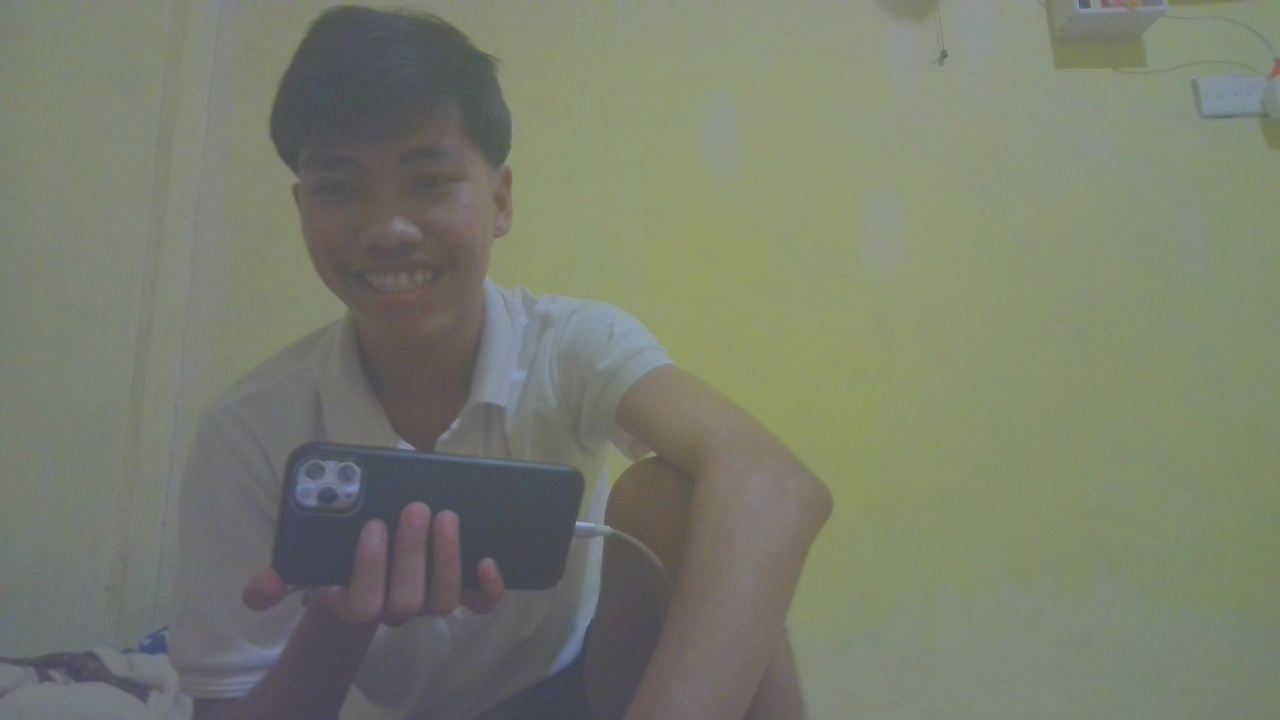
#> input picture foto_mahasiswa/mahasiswa1.jpg, 2560 x 1440 px, given in place of the camera (shown at 1/2 size)
$ python ambil_foto.py
#> lines starting #> are read from the running program, lines starting #| are printed output that depends on the picture; after the words box and inside, x2 and y2 are one past the last pixel; in counts of white or black regions, pixels touching at a corner belong together
#> further down, frame is the input picture: shape (1440, 2560, 3); mean B, G, R 109.5, 125.3, 121.3
import cv2
import os
import numpy as np

def improve_image_quality_color(bgr):
    # Reduce noise while keeping edges
    denoised = cv2.bilateralFilter(bgr, d=9, sigmaColor=75, sigmaSpace=75)

    # Convert to LAB and apply CLAHE on L channel for better light/contrast
    lab = cv2.cvtColor(denoised, cv2.COLOR_BGR2LAB)
#> lab: shape (1440, 2560, 3); mean of channels 0, 1, 2 131.8, 123.8, 135.9
    l, a, b = cv2.split(lab)
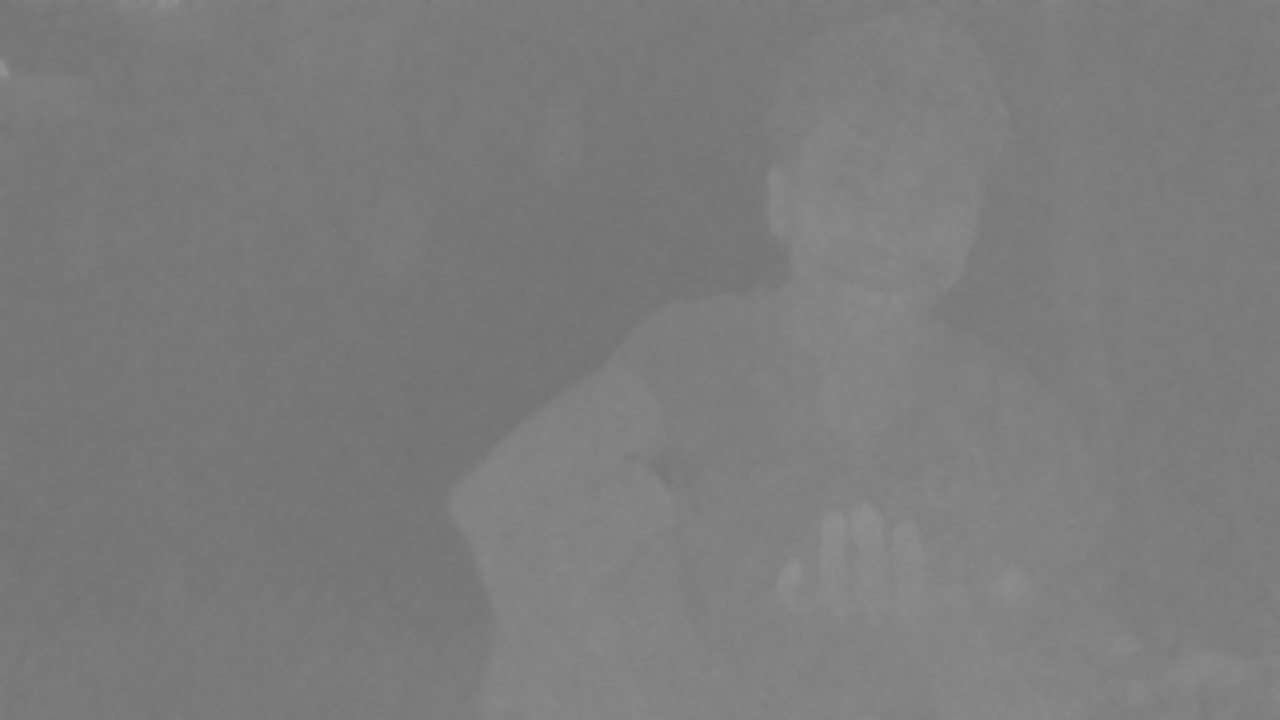
#> a: shape (1440, 2560) (shown at 1/2 size); min 114, max 145, mean 123.8
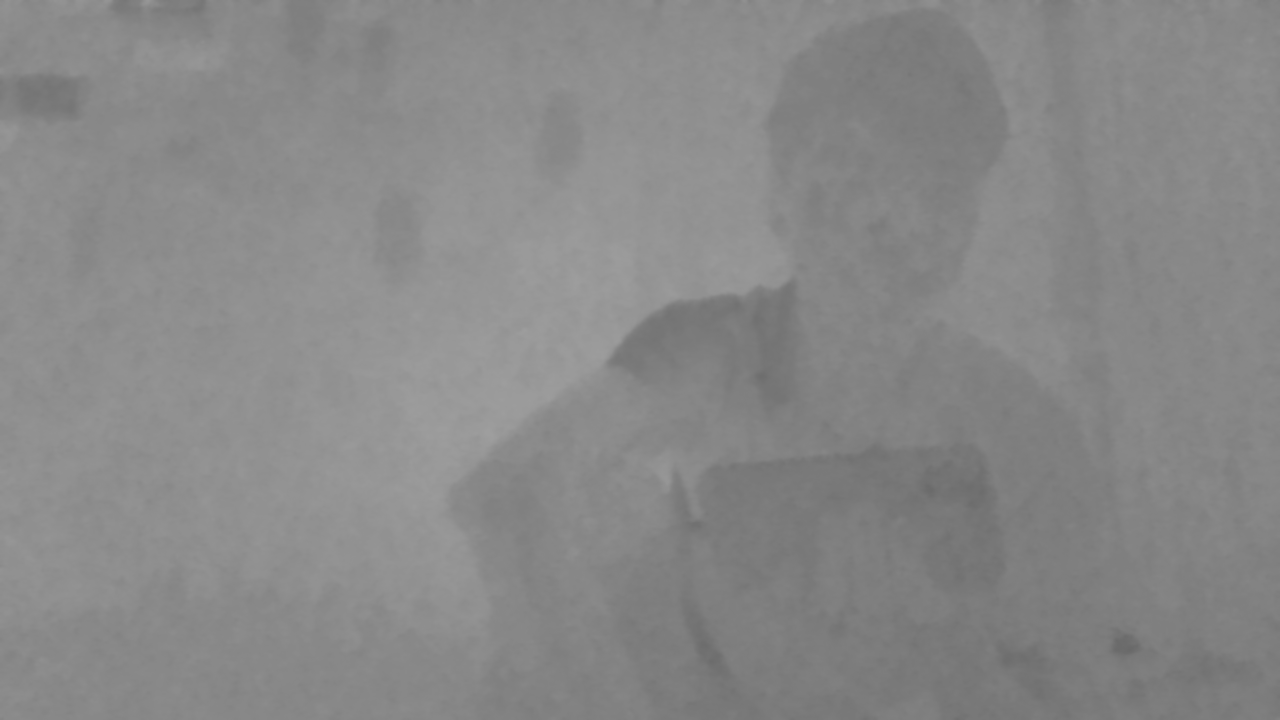
#> b: shape (1440, 2560) (shown at 1/2 size); min 104, max 158, mean 135.9
    clahe = cv2.createCLAHE(clipLimit=2.0, tileGridSize=(8, 8))
    l = clahe.apply(l)
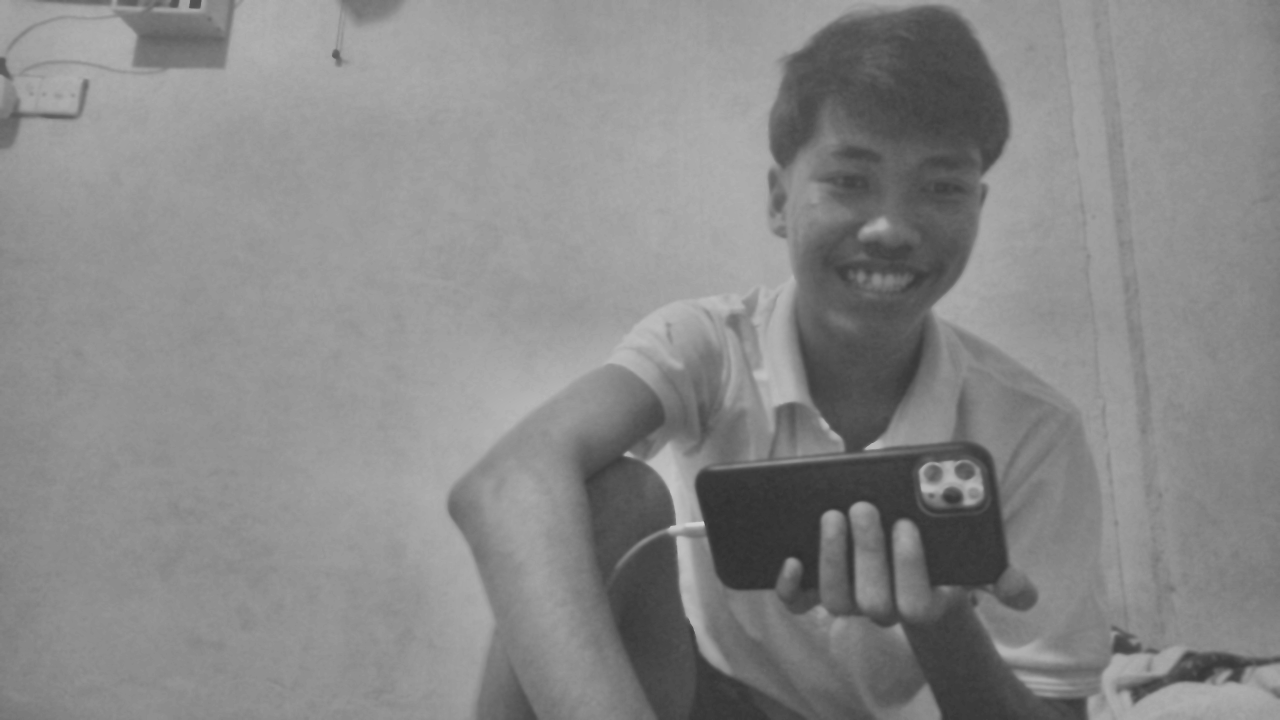
#> l: shape (1440, 2560) (shown at 1/2 size); min 47, max 210, mean 136.1
    lab = cv2.merge((l, a, b))
#> lab: shape (1440, 2560, 3); mean of channels 0, 1, 2 136.1, 123.8, 135.9
    enhanced = cv2.cvtColor(lab, cv2.COLOR_LAB2BGR)

    # Slight sharpening
    kernel = np.array([[-1, -1, -1],
                       [-1, 9, -1],
                       [-1, -1, -1]])
    sharpened = cv2.filter2D(enhanced, -1, kernel)

    return sharpened

# Pastikan folder ada
if not os.path.exists("foto_mahasiswa"):
    os.makedirs("foto_mahasiswa")
    print("Folder foto_mahasiswa dibuat")

# Buka kamera
cap = cv2.VideoCapture(0)

# Set camera properties untuk kualitas terbaik
cap.set(cv2.CAP_PROP_FRAME_WIDTH, 1280)
cap.set(cv2.CAP_PROP_FRAME_HEIGHT, 720)
cap.set(cv2.CAP_PROP_FPS, 30)
cap.set(cv2.CAP_PROP_AUTOFOCUS, 1)
cap.set(cv2.CAP_PROP_AUTO_EXPOSURE, 0.75)
cap.set(cv2.CAP_PROP_BRIGHTNESS, 150)
cap.set(cv2.CAP_PROP_CONTRAST, 50)

if not cap.isOpened():
    print("Kamera tidak terdeteksi!")
    exit()

print("\n" + "="*50)
print("AMBIL FOTO MAHASISWA (100 FOTO PER ORANG)")
print("="*50)
print("Tekan SPASI untuk mulai capture 100 foto")
print("Tekan ESC untuk keluar\n")

person_counter = 1
total_photos = 0

while True:
    ret, frame = cap.read()

    if not ret:
        print("❌ Gagal membaca frame")
        break

    # Flip frame agar tidak mirror
    frame = cv2.flip(frame, 1)

    # Improve kualitas gambar warna
    display_frame = improve_image_quality_color(frame)

    # Tampilkan instruksi di layar
    cv2.putText(display_frame, "SPASI = Capture 10 Foto | ESC = Keluar",
                (10, 30), cv2.FONT_HERSHEY_SIMPLEX, 0.7, (0, 255, 0), 2)
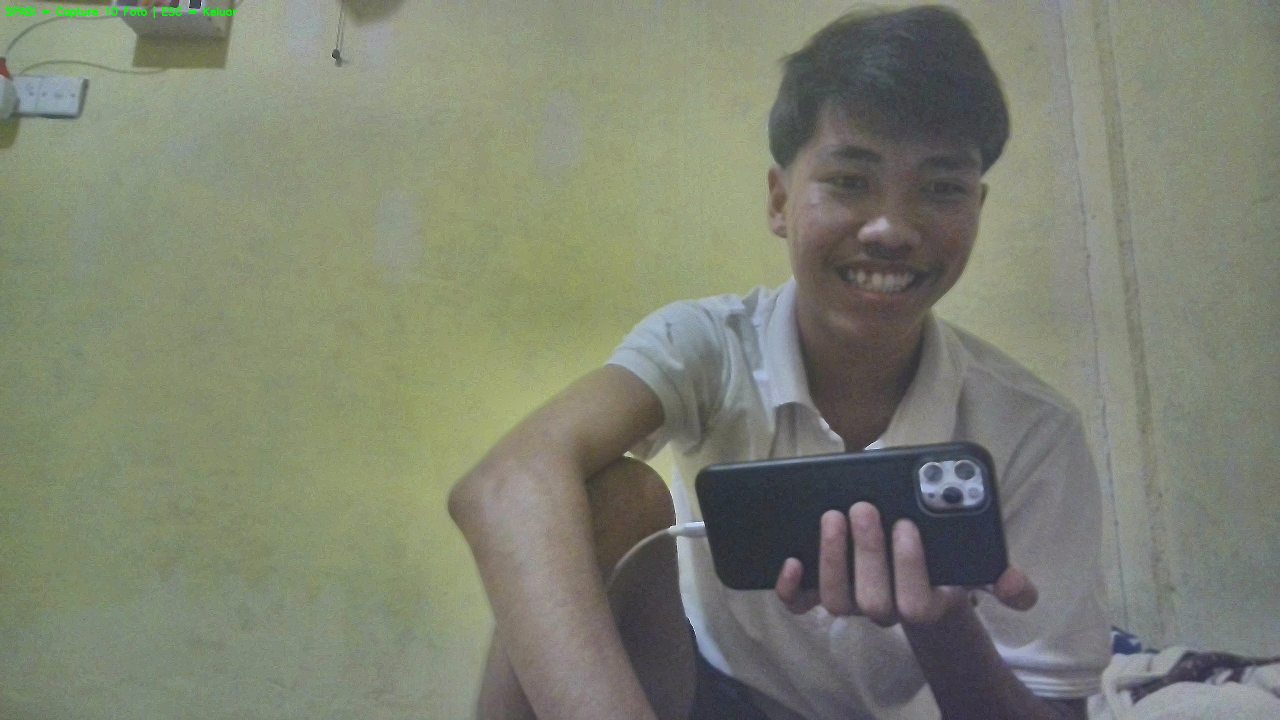
#> display_frame: shape (1440, 2560, 3) (shown at 1/2 size); mean B, G, R 113.8, 130, 125.9
    cv2.putText(display_frame, f"Total Foto: {total_photos}",
                (10, 70), cv2.FONT_HERSHEY_SIMPLEX, 0.6, (255, 255, 0), 2)
#> display_frame: shape (1440, 2560, 3); 0.02% of pixels changed, all inside (x1, y1, x2, y2) = (10, 56, 133, 72)

    cv2.imshow('Ambil Foto', display_frame)

    key = cv2.waitKey(1) & 0xFF
#> (key Esc is pressed here)

    # SPASI (32) untuk capture 100 foto
    if key == 32:
        print(f"\nCapturing 100 foto untuk mahasiswa{person_counter}...")
        # setup face detector dengan parameter yang lebih strict
        face_cascade = cv2.CascadeClassifier(cv2.data.haarcascades + 'haarcascade_frontalface_default.xml')

        # Counter untuk foto yang valid (dengan deteksi wajah)
        valid_photo_count = 0
        attempt_count = 0
        max_attempts = 300  # Maksimal 300 frame untuk dapat 100 foto valid

        print("   Hanya foto dengan deteksi wajah yang jelas akan disimpan...")

        while valid_photo_count < 100 and attempt_count < max_attempts:
            attempt_count += 1
            # Capture foto
            ret, capture_frame = cap.read()
            if not ret:
                print("❌ Gagal membaca frame")
                break

            capture_frame = cv2.flip(capture_frame, 1)
            # Improve and keep color for saves
            improved = improve_image_quality_color(capture_frame)

            # Detect face dengan parameter yang lebih strict
            gray_for_face = cv2.cvtColor(capture_frame, cv2.COLOR_BGR2GRAY)
            faces = face_cascade.detectMultiScale(
                gray_for_face,
                scaleFactor=1.05,      # lebih strict (default 1.1)
                minNeighbors=7,        # lebih ketat (default 5)
                minSize=(100, 100),    # minimum wajah lebih besar
                maxSize=(400, 400)     # maksimal wajah
            )

            # Skip jika tidak ada wajah terdeteksi
            if len(faces) == 0:
                continue

            # Pilih wajah terbesar
            faces = sorted(faces, key=lambda x: x[2]*x[3], reverse=True)
            (x, y, w, h) = faces[0]

            # Check jika wajah terlalu dekat dengan edge (face not cutoff)
            margin = 20
            if x - margin < 0 or y - margin < 0 or x + w + margin > capture_frame.shape[1] or y + h + margin > capture_frame.shape[0]:
                continue  # Skip foto dengan wajah di edge

            # Valid photo - increment counter
            valid_photo_count += 1
            i = valid_photo_count

            # Generate filename dengan format: mahasiswa{nomor}_{no_foto}.jpg
            filename = f"mahasiswa{person_counter}_{i:03d}.jpg"
            filepath = os.path.join("foto_mahasiswa", filename)

            # Crop wajah dengan margin untuk FaceNet (160x160)
            margin = int(0.2 * max(w, h))
            x1 = max(0, x - margin)
            y1 = max(0, y - margin)
            x2 = min(capture_frame.shape[1], x + w + margin)
            y2 = min(capture_frame.shape[0], y + h + margin)
            face_crop = capture_frame[y1:y2, x1:x2]

            face_saved = False
            try:
                face_resized = cv2.resize(face_crop, (160, 160))
                face_filename = f"mahasiswa{person_counter}_{i:03d}_face.jpg"
                face_path = os.path.join("foto_mahasiswa", face_filename)
                cv2.imwrite(face_path, face_resized)
                face_saved = True
            except Exception:
                face_saved = False

            # Simpan foto berwarna yang telah diperbaiki
            success = cv2.imwrite(filepath, improved)

            if success:
                if valid_photo_count % 10 == 0:
                    print(f"   Foto {valid_photo_count}/100 tersimpan: {filename}")
                total_photos += 1

                # Show countdown di display
                overlay = improved.copy()
                cv2.putText(overlay, f"Valid: {valid_photo_count}/100 (attempt: {attempt_count})",
                           (10, 50), cv2.FONT_HERSHEY_SIMPLEX, 1.0, (0, 255, 0), 2)
                cv2.putText(overlay, "Tetap di posisi yang sama",
                           (10, 100), cv2.FONT_HERSHEY_SIMPLEX, 0.8, (255, 255, 0), 2)
                cv2.imshow('Ambil Foto', overlay)
                cv2.waitKey(50)
            else:
                valid_photo_count -= 1  # Revert jika gagal simpan

        if valid_photo_count >= 100:
            print(f"Selesai capture 100 foto valid untuk mahasiswa{person_counter}")
        else:
            print(f"Hanya dapat {valid_photo_count} foto valid dari {attempt_count} attempt untuk mahasiswa{person_counter}")
        person_counter += 1

        print(f"Selesai capture 10 foto untuk mahasiswa{person_counter}")
        person_counter += 1

    # ESC (27) untuk keluar
    elif key == 27:
        break

cap.release()
cv2.destroyAllWindows()

print(f"\n{'='*50}")
print(f"Total {total_photos} foto tersimpan")
print(f"Lokasi: foto_mahasiswa/")
print(f"Jumlah mahasiswa: {person_counter - 1}")
print(f"{'='*50}")
